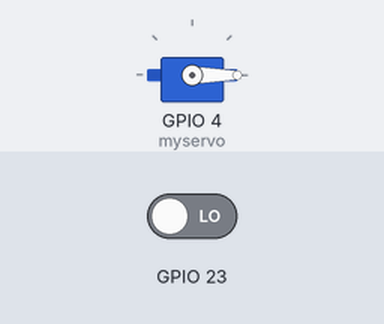
Recording of a sketch running on a simulated ESP32. On the bench: servo. The inputs (shaded band) are chosen by the test bench; at power-on: GPIO 23 LOW.

Above: at 1.2 s.
1.3 s: GPIO 23 driven HIGH
At 2.2 s:
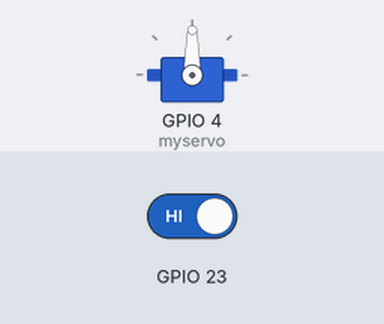
2.8 s: GPIO 23 driven LOW
At 3.3 s:
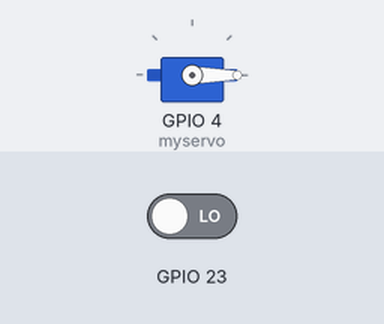
Timing chart, 0 to 5.8 s (numbered marks = the images above; inputs shaded):
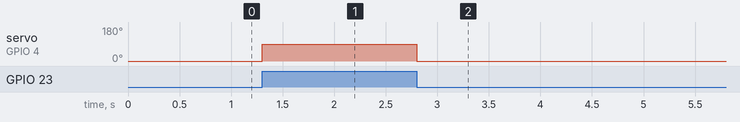

Measured:
- after the input at 1.3 s, servo on GPIO 4 (myservo): 0° → 90° at once
- after the input at 2.8 s, servo on GPIO 4 (myservo): 90° → 0° at once

The sketch:

ESP32_Servo_Andwer_2.ino
```cpp
#include<ESP32Servo.h>
Servo myservo;
void setup() {
  // put your setup code here, to run once:
  myservo.attach(4);
  pinMode(23,INPUT);

}

void loop() {
  // put your main code here, to run repeatedly:
  if(digitalRead(23)==HIGH){
    myservo.write(90);
  }
  else{
    myservo.write(0);
  }

}
```
